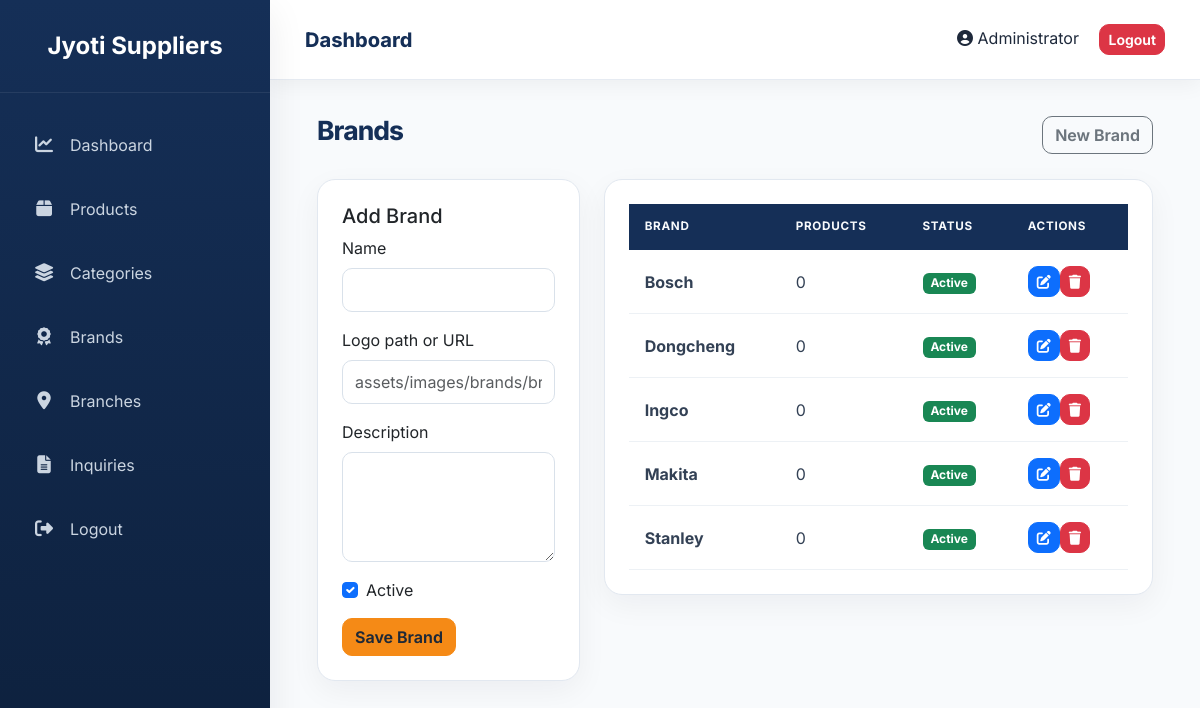
The app's page /admin/brands.php (signed in) with its own data.
### tables this page shows
CREATE TABLE IF NOT EXISTS `brands` (
  `id` INT UNSIGNED NOT NULL AUTO_INCREMENT,
  `name` VARCHAR(100) NOT NULL,
  `logo` VARCHAR(255) DEFAULT NULL,
  `description` TEXT DEFAULT NULL,
  `status` TINYINT(1) NOT NULL DEFAULT 1,
  `created_at` TIMESTAMP NOT NULL DEFAULT CURRENT_TIMESTAMP,
  PRIMARY KEY (`id`),
  KEY `idx_brands_status` (`status`)
);

### admin/brands.php (the view, shortened to what this page needs)
<?php
require "../config/database.php";
$editing = [
    "id" => "",
    "name" => "",
    "logo" => "",
    "description" => "",
    "status" => 1,
];
$brands = $pdo
    ->query(
        "SELECT b.*, COUNT(p.id) AS product_count FROM brands b LEFT JOIN products p ON p.brand_id = b.id GROUP BY b.id ORDER BY b.name",
    )
    ->fetchAll();
include "includes/header.php";
include "includes/sidebar.php";
include "includes/navbar.php";
?>
<div class="content"><div class="container-fluid"><div class="d-flex justify-content-between align-items-center mb-4"><h2>Brands</h2><a href="brands.php" class="btn btn-outline-secondary">New Brand</a></div>
<div class="row g-4"><div class="col-lg-4"><div class="card shadow-sm"><div class="card-body"><h5><?= $editing[
    "id"
]
    ? "Edit Brand"
    : "Add Brand" ?></h5><form method="post"><input type="hidden" name="csrf_token" value="<?= $_SESSION[
    "csrf_token"
] ?>"><input type="hidden" name="action" value="save"><input type="hidden" name="id" value="<?= $editing[
] ?>"><div class="mb-3"><label class="form-label">Name</label><input class="form-control" name="name" value="<?= htmlspecialchars(
    $editing["name"],
) ?>" required></div><div class="mb-3"><label class="form-label">Logo path or URL</label><input class="form-control" name="logo" value="<?= htmlspecialchars(
    $editing["logo"] ?? "",
) ?>" placeholder="assets/images/brands/brand-logo.png"></div><div class="mb-3"><label class="form-label">Description</label><textarea class="form-control" name="description" rows="4"><?= htmlspecialchars(
) ?></textarea></div><div class="form-check mb-3"><input class="form-check-input" type="checkbox" name="status" id="brandStatus" <?= $editing[
    "status"
]
    ? "checked"
    : "" ?>><label class="form-check-label" for="brandStatus">Active</label></div><button class="btn btn-warning">Save Brand</button></form></div></div></div><div class="col-lg-8"><div class="card shadow-sm"><div class="card-body table-responsive"><table class="table align-middle"><thead class="table-dark"><tr><th>Brand</th><th>Products</th><th>Status</th><th>Actions</th></tr></thead><tbody><?php foreach (
    $brands
    as $brand
): ?><tr><td><strong><?= htmlspecialchars($brand["name"]) ?></strong><?php if (
    $brand["description"]
): ?><div class="small text-muted"><?= htmlspecialchars(
    $brand["description"],
) ?></div><?php endif; ?></td><td><?= $brand[
    "product_count"
] ?></td><td><span class="badge bg-<?= $brand["status"]
    ? "success"
    : "secondary" ?>"><?= $brand["status"]
    ? "Active"
    : "Inactive" ?></span></td><td><a class="btn btn-sm btn-primary" href="brands.php?edit=<?= $brand[
    "id"
] ?>"><i class="fas fa-edit"></i></a><form class="d-inline" method="post" onsubmit="return confirm('Delete this brand?');"><input type="hidden" name="csrf_token" value="<?= $_SESSION[
    "csrf_token"
] ?>"><input type="hidden" name="action" value="delete"><input type="hidden" name="id" value="<?= $brand[
] ?>"><button class="btn btn-sm btn-danger" <?= $brand["product_count"]
    ? 'disabled title="Remove or reassign its products first"'
    : "" ?>><i class="fas fa-trash"></i></button></form></td></tr><?php endforeach; ?></tbody></table></div></div></div></div></div></div>
<?php include "includes/footer.php"; ?>

### assets/css/admin.css (style rules this page uses)
:root { --primary: #152f57; --secondary: #f58a16; --success: #16a34a; --danger: #dc2626; --info: #0ea5e9; --background: #f8fafc; --white: #ffffff; --text: #1e293b; --muted: #64748b; --border: #e2e8f0; --shadow: 0 12px 35px rgba(15, 23, 42, 0.08); --radius: 18px; --transition: 0.35s ease; }
* { margin: 0; padding: 0; box-sizing: border-box; }
body { font-family: "Inter", sans-serif; background: var(--background); color: var(--text); }
.content { margin-left: 270px; margin-top: 80px; padding: 35px; }
.content .container-fluid { max-width: 1500px; }
.content h2 { font-size: 1.65rem; font-weight: 750; letter-spacing: -0.035em; color: var(--primary); }
.content .card { border: 1px solid var(--border); border-radius: var(--radius); overflow: hidden; box-shadow: 0 10px 30px rgba(15, 23, 42, 0.05) !important; }
.content .card-body { padding: 1.5rem; }
.content .table { margin-bottom: 0; }
.content .table thead th { border: 0; padding: 0.9rem 1rem; background: var(--primary); color: #f8fafc; font-size: 0.73rem; font-weight: 700; letter-spacing: 0.06em; text-transform: uppercase; }
.content .table td { padding: 1rem; border-color: #edf1f5; color: #334155; vertical-align: middle; }
.form-control, .form-select { min-height: 44px; border-color: #d9e1ea; border-radius: 10px; box-shadow: none; }
textarea.form-control { min-height: auto; }
.btn { border-radius: 10px; font-weight: 650; }
.btn-warning { border-color: #f58a16; background: #f58a16; color: #1f2937; }

### records on screen
brands: name "Bosch", brand "0", status "Active"
brands: name "Dongcheng", brand "0", status "Active"
brands: name "Ingco", brand "0", status "Active"
brands: name "Makita", brand "0", status "Active"
brands: name "Stanley", brand "0", status "Active"

### other values on screen
$_SESSION['admin_name'] "Administrator"
